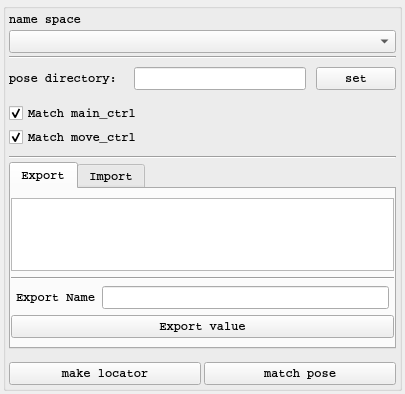
<?xml version="1.0" encoding="UTF-8"?>
<ui version="4.0">
 <class>Form</class>
 <widget class="QWidget" name="Form">
  <property name="geometry">
   <rect>
    <x>0</x>
    <y>0</y>
    <width>405</width>
    <height>394</height>
   </rect>
  </property>
  <property name="sizePolicy">
   <sizepolicy hsizetype="Fixed" vsizetype="Preferred">
    <horstretch>0</horstretch>
    <verstretch>0</verstretch>
   </sizepolicy>
  </property>
  <property name="windowTitle">
   <string>Form</string>
  </property>
  <layout class="QGridLayout" name="gridLayout_2">
   <property name="leftMargin">
    <number>3</number>
   </property>
   <property name="topMargin">
    <number>3</number>
   </property>
   <property name="rightMargin">
    <number>3</number>
   </property>
   <property name="bottomMargin">
    <number>3</number>
   </property>
   <property name="spacing">
    <number>3</number>
   </property>
   <item row="0" column="0">
    <widget class="QGroupBox" name="groupBox">
     <property name="enabled">
      <bool>true</bool>
     </property>
     <property name="sizePolicy">
      <sizepolicy hsizetype="Preferred" vsizetype="Preferred">
       <horstretch>0</horstretch>
       <verstretch>0</verstretch>
      </sizepolicy>
     </property>
     <property name="font">
      <font>
       <family>Courier</family>
       <weight>75</weight>
       <bold>true</bold>
      </font>
     </property>
     <property name="contextMenuPolicy">
      <enum>Qt::ActionsContextMenu</enum>
     </property>
     <property name="title">
      <string/>
     </property>
     <property name="flat">
      <bool>false</bool>
     </property>
     <layout class="QVBoxLayout" name="verticalLayout_2">
      <property name="spacing">
       <number>3</number>
      </property>
      <property name="leftMargin">
       <number>3</number>
      </property>
      <property name="topMargin">
       <number>3</number>
      </property>
      <property name="rightMargin">
       <number>3</number>
      </property>
      <property name="bottomMargin">
       <number>3</number>
      </property>
      <item>
       <widget class="QLabel" name="label">
        <property name="text">
         <string>name space</string>
        </property>
       </widget>
      </item>
      <item>
       <widget class="QComboBox" name="nmspList"/>
      </item>
      <item>
       <widget class="Line" name="line_4">
        <property name="orientation">
         <enum>Qt::Horizontal</enum>
        </property>
       </widget>
      </item>
      <item>
       <layout class="QHBoxLayout" name="horizontalLayout_11">
        <property name="spacing">
         <number>10</number>
        </property>
        <property name="topMargin">
         <number>5</number>
        </property>
        <property name="bottomMargin">
         <number>5</number>
        </property>
        <item>
         <widget class="QLabel" name="label_8">
          <property name="text">
           <string>pose directory: </string>
          </property>
         </widget>
        </item>
        <item>
         <widget class="QLineEdit" name="pose_directory"/>
        </item>
        <item>
         <widget class="QPushButton" name="set_directory">
          <property name="text">
           <string>set</string>
          </property>
         </widget>
        </item>
       </layout>
      </item>
      <item>
       <layout class="QVBoxLayout" name="verticalLayout">
        <property name="topMargin">
         <number>5</number>
        </property>
        <property name="bottomMargin">
         <number>5</number>
        </property>
        <item>
         <widget class="QCheckBox" name="match_main">
          <property name="text">
           <string>Match main_ctrl</string>
          </property>
          <property name="checked">
           <bool>true</bool>
          </property>
         </widget>
        </item>
        <item>
         <widget class="QCheckBox" name="match_move">
          <property name="text">
           <string>Match move_ctrl</string>
          </property>
          <property name="checked">
           <bool>true</bool>
          </property>
          <property name="tristate">
           <bool>false</bool>
          </property>
         </widget>
        </item>
       </layout>
      </item>
      <item>
       <widget class="Line" name="line_3">
        <property name="orientation">
         <enum>Qt::Horizontal</enum>
        </property>
       </widget>
      </item>
      <item>
       <widget class="QTabWidget" name="tabWidget">
        <property name="currentIndex">
         <number>0</number>
        </property>
        <widget class="QWidget" name="Export">
         <attribute name="title">
          <string>Export</string>
         </attribute>
         <layout class="QGridLayout" name="gridLayout_3">
          <property name="leftMargin">
           <number>0</number>
          </property>
          <property name="rightMargin">
           <number>0</number>
          </property>
          <item row="2" column="0">
           <layout class="QHBoxLayout" name="horizontalLayout_12">
            <property name="leftMargin">
             <number>5</number>
            </property>
            <property name="rightMargin">
             <number>5</number>
            </property>
            <item>
             <widget class="QLabel" name="label_2">
              <property name="text">
               <string>Export Name</string>
              </property>
             </widget>
            </item>
            <item>
             <widget class="QLineEdit" name="export_name"/>
            </item>
           </layout>
          </item>
          <item row="1" column="0">
           <widget class="Line" name="line_5">
            <property name="orientation">
             <enum>Qt::Horizontal</enum>
            </property>
           </widget>
          </item>
          <item row="3" column="0">
           <widget class="QPushButton" name="export_button">
            <property name="text">
             <string>Export value</string>
            </property>
           </widget>
          </item>
          <item row="0" column="0">
           <widget class="QListWidget" name="export_list"/>
          </item>
         </layout>
        </widget>
        <widget class="QWidget" name="Import">
         <attribute name="title">
          <string>Import</string>
         </attribute>
         <layout class="QGridLayout" name="gridLayout">
          <property name="leftMargin">
           <number>0</number>
          </property>
          <property name="rightMargin">
           <number>0</number>
          </property>
          <item row="1" column="0">
           <widget class="Line" name="line_2">
            <property name="orientation">
             <enum>Qt::Horizontal</enum>
            </property>
           </widget>
          </item>
          <item row="2" column="0">
           <widget class="QPushButton" name="import_button">
            <property name="text">
             <string>Import value</string>
            </property>
           </widget>
          </item>
          <item row="0" column="0">
           <widget class="QListWidget" name="import_list"/>
          </item>
         </layout>
        </widget>
       </widget>
      </item>
      <item>
       <layout class="QHBoxLayout" name="horizontalLayout_10">
        <property name="topMargin">
         <number>10</number>
        </property>
        <item>
         <widget class="QPushButton" name="make_locator">
          <property name="text">
           <string>make locator</string>
          </property>
         </widget>
        </item>
        <item>
         <widget class="QPushButton" name="match_pose">
          <property name="text">
           <string>match pose</string>
          </property>
         </widget>
        </item>
       </layout>
      </item>
     </layout>
    </widget>
   </item>
  </layout>
 </widget>
 <resources/>
 <connections/>
</ui>
